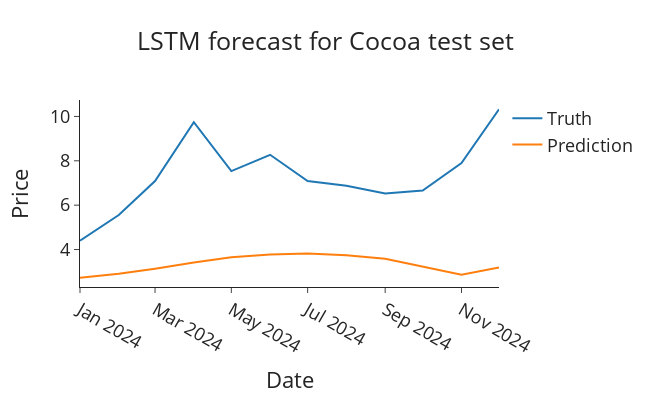

Notebook source saved alongside this figure:
### Code cell
plot_forecasts(
    pd.DataFrame({
        'date': test_dates, 
        "Cocoa Price": test["Cocoa Price"].values
    }), 
    true_predictions, 
    "Cocoa Price", 
    "LSTM forecast for Cocoa test set"
)
